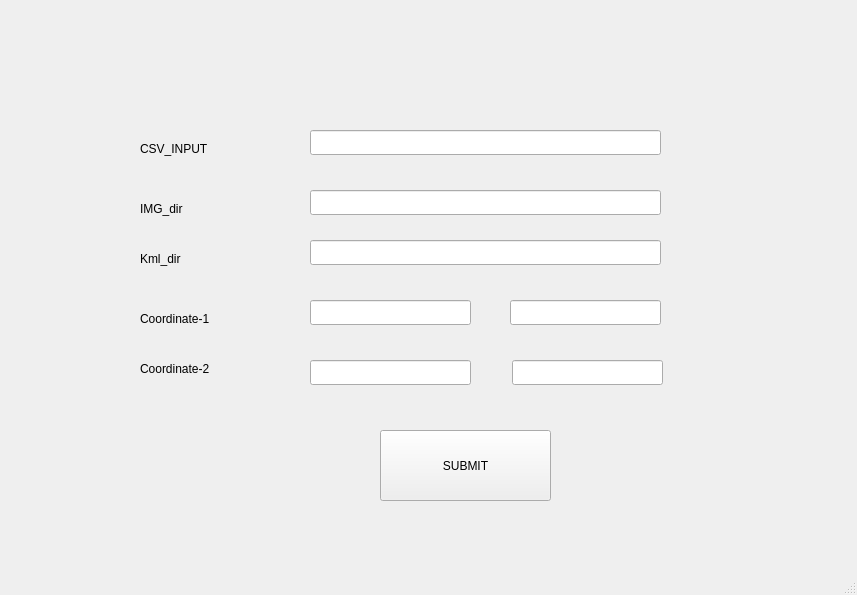
<?xml version="1.0" encoding="UTF-8"?>
<ui version="4.0">
 <class>MainWindow</class>
 <widget class="QMainWindow" name="MainWindow">
  <property name="geometry">
   <rect>
    <x>0</x>
    <y>0</y>
    <width>857</width>
    <height>595</height>
   </rect>
  </property>
  <property name="windowTitle">
   <string>MainWindow</string>
  </property>
  <widget class="QWidget" name="centralwidget">
   <widget class="QLineEdit" name="csv_ip_line">
    <property name="geometry">
     <rect>
      <x>310</x>
      <y>130</y>
      <width>351</width>
      <height>25</height>
     </rect>
    </property>
   </widget>
   <widget class="QLabel" name="csv_ip_label">
    <property name="geometry">
     <rect>
      <x>140</x>
      <y>140</y>
      <width>91</width>
      <height>17</height>
     </rect>
    </property>
    <property name="text">
     <string>CSV_INPUT</string>
    </property>
   </widget>
   <widget class="QLabel" name="img_dir_label">
    <property name="geometry">
     <rect>
      <x>140</x>
      <y>200</y>
      <width>71</width>
      <height>17</height>
     </rect>
    </property>
    <property name="text">
     <string>IMG_dir</string>
    </property>
   </widget>
   <widget class="QLineEdit" name="img_dir_line">
    <property name="geometry">
     <rect>
      <x>310</x>
      <y>190</y>
      <width>351</width>
      <height>25</height>
     </rect>
    </property>
   </widget>
   <widget class="QLabel" name="c1_label">
    <property name="geometry">
     <rect>
      <x>140</x>
      <y>310</y>
      <width>111</width>
      <height>17</height>
     </rect>
    </property>
    <property name="text">
     <string>Coordinate-1</string>
    </property>
   </widget>
   <widget class="QLineEdit" name="c1_lat_line">
    <property name="geometry">
     <rect>
      <x>310</x>
      <y>300</y>
      <width>161</width>
      <height>25</height>
     </rect>
    </property>
    <property name="text">
     <string/>
    </property>
   </widget>
   <widget class="QLineEdit" name="c1_lon_line">
    <property name="geometry">
     <rect>
      <x>510</x>
      <y>300</y>
      <width>151</width>
      <height>25</height>
     </rect>
    </property>
    <property name="text">
     <string/>
    </property>
   </widget>
   <widget class="QLineEdit" name="c2_lon_line">
    <property name="geometry">
     <rect>
      <x>512</x>
      <y>360</y>
      <width>151</width>
      <height>25</height>
     </rect>
    </property>
   </widget>
   <widget class="QLineEdit" name="c2_lat_line">
    <property name="geometry">
     <rect>
      <x>310</x>
      <y>360</y>
      <width>161</width>
      <height>25</height>
     </rect>
    </property>
   </widget>
   <widget class="QLabel" name="c2_label">
    <property name="geometry">
     <rect>
      <x>140</x>
      <y>360</y>
      <width>91</width>
      <height>17</height>
     </rect>
    </property>
    <property name="text">
     <string>Coordinate-2</string>
    </property>
   </widget>
   <widget class="QLabel" name="kml_dir_label">
    <property name="geometry">
     <rect>
      <x>140</x>
      <y>250</y>
      <width>67</width>
      <height>17</height>
     </rect>
    </property>
    <property name="text">
     <string>Kml_dir</string>
    </property>
   </widget>
   <widget class="QLineEdit" name="kml_dir_line">
    <property name="geometry">
     <rect>
      <x>310</x>
      <y>240</y>
      <width>351</width>
      <height>25</height>
     </rect>
    </property>
   </widget>
   <widget class="QPushButton" name="submit_button">
    <property name="geometry">
     <rect>
      <x>380</x>
      <y>430</y>
      <width>171</width>
      <height>71</height>
     </rect>
    </property>
    <property name="text">
     <string>SUBMIT</string>
    </property>
   </widget>
  </widget>
  <widget class="QMenuBar" name="menubar">
   <property name="geometry">
    <rect>
     <x>0</x>
     <y>0</y>
     <width>857</width>
     <height>22</height>
    </rect>
   </property>
  </widget>
  <widget class="QStatusBar" name="statusbar"/>
 </widget>
 <resources/>
 <connections/>
</ui>
